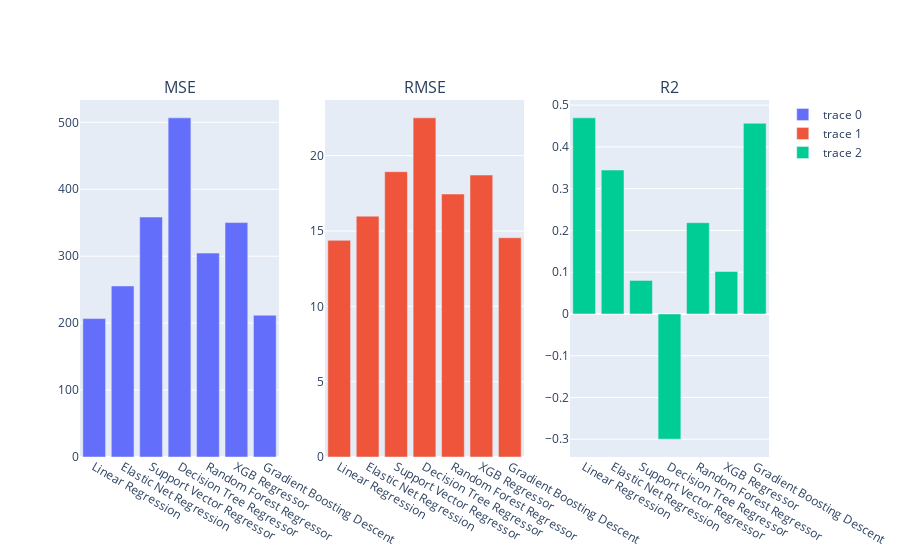

Source (notebook cell):
### Markdown cell above
Model Analysis

### Code cell
from plotly.subplots import make_subplots
fig = make_subplots(rows=1,cols=3, subplot_titles=('MSE', "RMSE", "R2"))

fig.add_bar(x=names, y=mses, row=1, col=1)
fig.add_bar(x=names, y=rmses, row=1, col=2)
fig.add_bar(x=names, y=r2s, row=1, col=3)

### Figure 1 — Plotly figure (JSON) as saved in the notebook; plotly's stock layout.template omitted (floating-point values rounded to 4 significant figures)
{"data": [{"type": "bar", "x": ["Linear Regression", "Elastic Net Regression", "Support Vector Regressor", "Decision Tree Regressor", "Random Forest Regressor", "XGB Regressor", "Gradient Boosting Descent"], "xaxis": "x", "y": [206.8, 255.5, 358.5, 506.7, 304.6, 350.2, 211.8], "yaxis": "y"}, {"type": "bar", "x": ["Linear Regression", "Elastic Net Regression", "Support Vector Regressor", "Decision Tree Regressor", "Random Forest Regressor", "XGB Regressor", "Gradient Boosting Descent"], "xaxis": "x2", "y": [14.38, 15.98, 18.93, 22.51, 17.45, 18.71, 14.55], "yaxis": "y2"}, {"type": "bar", "x": ["Linear Regression", "Elastic Net Regression", "Support Vector Regressor", "Decision Tree Regressor", "Random Forest Regressor", "XGB Regressor", "Gradient Boosting Descent"], "xaxis": "x3", "y": [0.4696, 0.3445, 0.08026, -0.2998, 0.2185, 0.1016, 0.4566], "yaxis": "y3"}], "layout": {"annotations": [{"font": {"size": 16}, "showarrow": false, "text": "MSE", "x": 0.1444, "xanchor": "center", "xref": "paper", "y": 1, "yanchor": "bottom", "yref": "paper"}, {"font": {"size": 16}, "showarrow": false, "text": "RMSE", "x": 0.5, "xanchor": "center", "xref": "paper", "y": 1, "yanchor": "bottom", "yref": "paper"}, {"font": {"size": 16}, "showarrow": false, "text": "R2", "x": 0.8556, "xanchor": "center", "xref": "paper", "y": 1, "yanchor": "bottom", "yref": "paper"}], "xaxis": {"anchor": "y", "domain": [0, 0.2889]}, "xaxis2": {"anchor": "y2", "domain": [0.3556, 0.6444]}, "xaxis3": {"anchor": "y3", "domain": [0.7111, 1]}, "yaxis": {"anchor": "x", "domain": [0, 1]}, "yaxis2": {"anchor": "x2", "domain": [0, 1]}, "yaxis3": {"anchor": "x3", "domain": [0, 1]}}}
